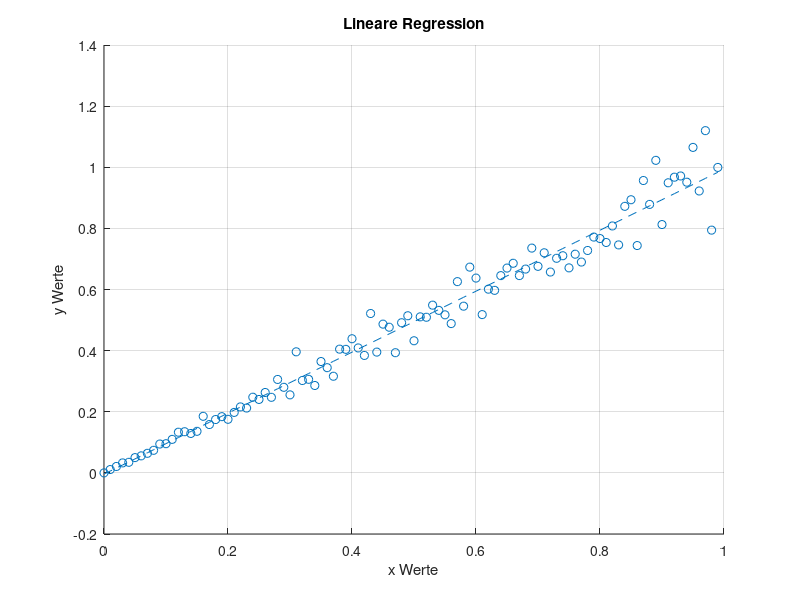

Write MATLAB code to recreate this figure.
x = 0:0.01:0.99;
size(x)
y = ((1.+0.1*randn(1,100)).*x)';
size(y)
format long
X = [ones(1,length(x)); x]';
size(X)
b = X\y
yCalc2 = X*b;
scatter(x,y)
hold on
%plot(x,yCalc1)
plot(x,yCalc2,'--')
xlabel('x Werte')
ylabel('y Werte')
title('Lineare Regression')
grid on